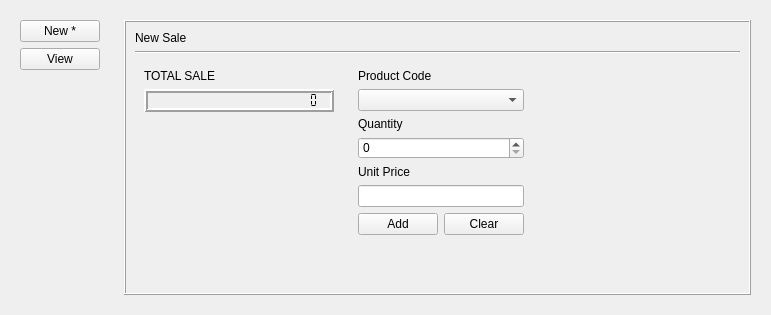
          <widget class="QWidget" name="salesTab">
           <attribute name="icon">
            <iconset resource="resources.qrc">
             <normaloff>:/files/images/icons/sales.ico</normaloff>:/files/images/icons/sales.ico</iconset>
           </attribute>
           <attribute name="title">
            <string>Sales</string>
           </attribute>
           <layout class="QHBoxLayout" name="horizontalLayout_4">
            <item>
             <widget class="QWidget" name="widget" native="true">
              <layout class="QVBoxLayout" name="verticalLayout_7">
               <item>
                <layout class="QVBoxLayout" name="verticalLayout_6">
                 <item>
                  <widget class="QPushButton" name="btnVNSale">
                   <property name="text">
                    <string>New *</string>
                   </property>
                  </widget>
                 </item>
                 <item>
                  <widget class="QPushButton" name="btnVSales">
                   <property name="text">
                    <string>View</string>
                   </property>
                  </widget>
                 </item>
                 <item>
                  <spacer name="verticalSpacer_3">
                   <property name="orientation">
                    <enum>Qt::Vertical</enum>
                   </property>
                   <property name="sizeHint" stdset="0">
                    <size>
                     <width>20</width>
                     <height>40</height>
                    </size>
                   </property>
                  </spacer>
                 </item>
                </layout>
               </item>
              </layout>
             </widget>
            </item>
            <item>
             <widget class="QStackedWidget" name="salesScreens">
              <property name="currentIndex">
               <number>0</number>
              </property>
              <widget class="QWidget" name="newSaleScreen">
               <layout class="QHBoxLayout" name="horizontalLayout_15">
                <item>
                 <widget class="QFrame" name="frame_5">
                  <property name="enabled">
                   <bool>true</bool>
                  </property>
                  <property name="styleSheet">
                   <string notr="true">border-color: rgb(0, 0, 0);</string>
                  </property>
                  <property name="frameShape">
                   <enum>QFrame::Box</enum>
                  </property>
                  <property name="frameShadow">
                   <enum>QFrame::Raised</enum>
                  </property>
                  <layout class="QVBoxLayout" name="verticalLayout_28">
                   <item>
                    <layout class="QVBoxLayout" name="verticalLayout_27">
                     <item>
                      <widget class="QLabel" name="label_18">
                       <property name="text">
                        <string>New Sale</string>
                       </property>
                      </widget>
                     </item>
                     <item>
                      <widget class="Line" name="line_3">
                       <property name="orientation">
                        <enum>Qt::Horizontal</enum>
                       </property>
                      </widget>
                     </item>
                    </layout>
                   </item>
                   <item>
                    <layout class="QHBoxLayout" name="horizontalLayout_20">
                     <item>
                      <widget class="QWidget" name="widget_5" native="true">
                       <layout class="QVBoxLayout" name="verticalLayout_24">
                        <item>
                         <widget class="QLabel" name="label_17">
                          <property name="text">
                           <string>TOTAL SALE</string>
                          </property>
                         </widget>
                        </item>
                        <item>
                         <widget class="QLCDNumber" name="totalSale">
                          <property name="styleSheet">
                           <string notr="true">border-color: rgb(0, 0, 0);
font: 75 18pt &quot;MS Shell Dlg 2&quot;;</string>
                          </property>
                          <property name="lineWidth">
                           <number>2</number>
                          </property>
                          <property name="smallDecimalPoint">
                           <bool>true</bool>
                          </property>
                          <property name="digitCount">
                           <number>20</number>
                          </property>
                          <property name="mode">
                           <enum>QLCDNumber::Dec</enum>
                          </property>
                          <property name="segmentStyle">
                           <enum>QLCDNumber::Flat</enum>
                          </property>
                          <property name="value" stdset="0">
                           <double>0.000000000000000</double>
                          </property>
                          <property name="intValue" stdset="0">
                           <number>0</number>
                          </property>
                         </widget>
                        </item>
                        <item>
                         <spacer name="verticalSpacer_10">
                          <property name="orientation">
                           <enum>Qt::Vertical</enum>
                          </property>
                          <property name="sizeHint" stdset="0">
                           <size>
                            <width>20</width>
                            <height>40</height>
                           </size>
                          </property>
                         </spacer>
                        </item>
                       </layout>
                      </widget>
                     </item>
                     <item>
                      <widget class="QWidget" name="widget_7" native="true">
                       <layout class="QVBoxLayout" name="verticalLayout_26">
                        <item>
                         <layout class="QVBoxLayout" name="verticalLayout_25">
                          <item>
                           <widget class="QLabel" name="label_14">
                            <property name="text">
                             <string>Product Code</string>
                            </property>
                           </widget>
                          </item>
                          <item>
                           <widget class="QComboBox" name="cmbSProdList"/>
                          </item>
                          <item>
                           <widget class="QLabel" name="label_15">
                            <property name="text">
                             <string>Quantity</string>
                            </property>
                           </widget>
                          </item>
                          <item>
                           <widget class="QSpinBox" name="sbSProdQty">
                            <property name="minimum">
                             <number>0</number>
                            </property>
                            <property name="maximum">
                             <number>1000</number>
                            </property>
                           </widget>
                          </item>
                          <item>
                           <widget class="QLabel" name="label_16">
                            <property name="text">
                             <string>Unit Price </string>
                            </property>
                           </widget>
                          </item>
                          <item>
                           <widget class="QLineEdit" name="txtSUnitPrice">
                            <property name="readOnly">
                             <bool>true</bool>
                            </property>
                           </widget>
                          </item>
                          <item>
                           <layout class="QHBoxLayout" name="horizontalLayout_19">
                            <item>
                             <widget class="QPushButton" name="btnAddSale">
                              <property name="text">
                               <string>Add</string>
                              </property>
                             </widget>
                            </item>
                            <item>
                             <widget class="QPushButton" name="btnCLearSale">
                              <property name="text">
                               <string>Clear</string>
                              </property>
                             </widget>
                            </item>
                           </layout>
                          </item>
                          <item>
                           <spacer name="verticalSpacer_11">
                            <property name="orientation">
                             <enum>Qt::Vertical</enum>
                            </property>
                            <property name="sizeHint" stdset="0">
                             <size>
                              <width>20</width>
                              <height>40</height>
                             </size>
                            </property>
                           </spacer>
                          </item>
                         </layout>
                        </item>
                       </layout>
                      </widget>
                     </item>
                     <item>
                      <spacer name="horizontalSpacer_5">
                       <property name="orientation">
                        <enum>Qt::Horizontal</enum>
                       </property>
                       <property name="sizeHint" stdset="0">
                        <size>
                         <width>207</width>
                         <height>20</height>
                        </size>
                       </property>
                      </spacer>
                     </item>
                    </layout>
                   </item>
                  </layout>
                 </widget>
                </item>
               </layout>
              </widget>
              <widget class="QWidget" name="viewSalesScreen">
               <layout class="QVBoxLayout" name="verticalLayout_47">
                <item>
                 <layout class="QHBoxLayout" name="horizontalLayout_28">
                  <item>
                   <widget class="QLineEdit" name="txtSaleFilter">
                    <property name="placeholderText">
                     <string/>
                    </property>
                   </widget>
                  </item>
                 </layout>
                </item>
                <item>
                 <widget class="QTableView" name="salesView"/>
                </item>
               </layout>
              </widget>
             </widget>
            </item>
           </layout>
          </widget>
